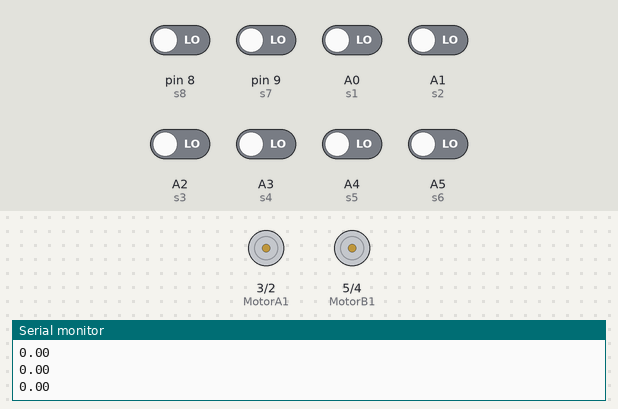
Bench run of a sketch on a simulated Arduino Uno, built with avr-gcc and run on an emulated ATmega328P. On the bench: motor-driver pin pairs drawn as motors (green arrow = first pin HIGH = forward, orange = second pin HIGH = backward, longer = more drive, scaled by the enable pin), the last lines printed to the serial monitor. Inputs (shaded band) come from the test bench; at power-on: A0 (s1), A1 (s2), A2 (s3), A3 (s4), A4 (s5), A5 (s6), pin 8 (s8), pin 9 (s7) LOW.

Above: at 1.2 s.
1.3 s: pin 8 (s8) driven HIGH
At 2.1 s:
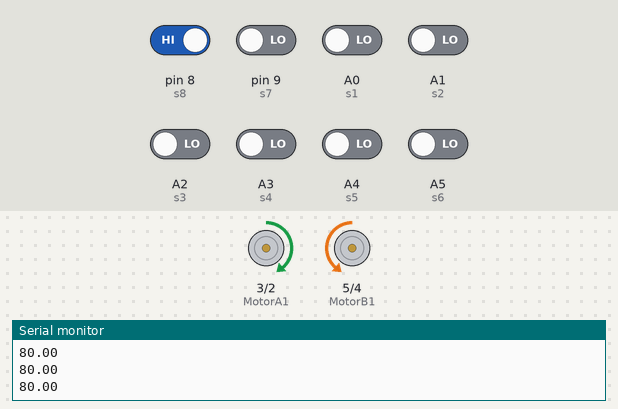
2.8 s: A0 (s1) driven HIGH
At 3.9 s:
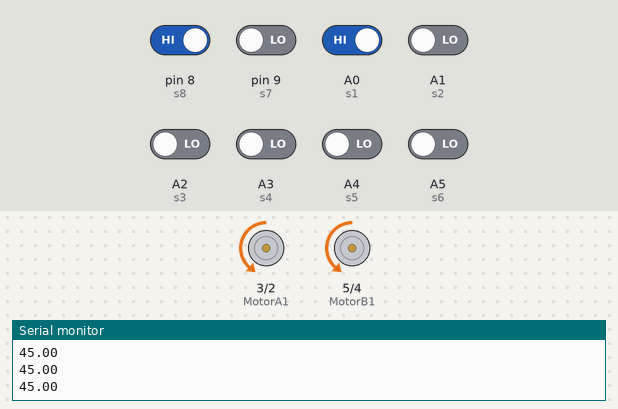
4.3 s: pin 9 (s7) driven HIGH
At 5.0 s:
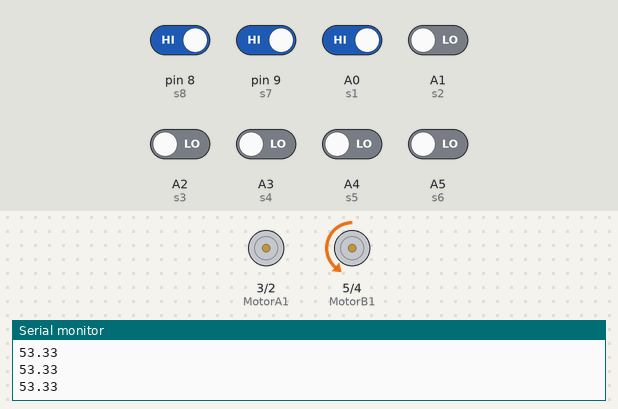
5.8 s: pin 8 (s8) driven LOW
At 6.2 s:
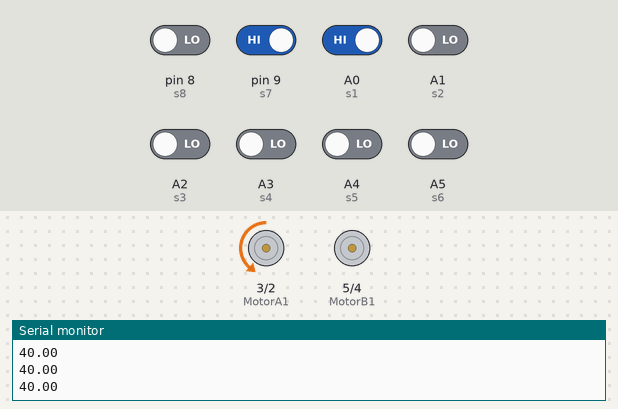
7.3 s: pin 9 (s7) driven LOW
At 8.5 s:
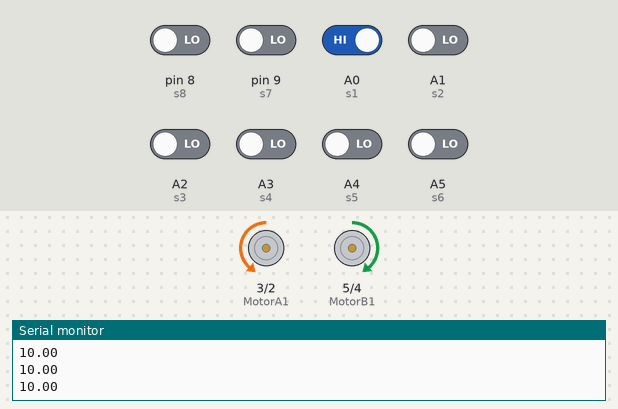
8.8 s: A0 (s1) driven LOW
Timing chart, 0 to 11.3 s (numbered marks = the images above; inputs shaded):
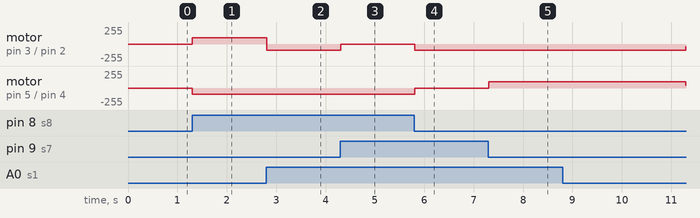

The sketch:

last__1_.ino
```cpp
//Motor left
int enableA = 10;
int MotorA1 = 3;
int MotorA2 = 2;

//Motor right
int enableB = 11;
int MotorB1 = 5;
int MotorB2 = 4;


//sensor
int s1 = A0;
int s2 = A1;
int s3 = A2;
int s4 = A3;
int s5 = A4;
int s6 = A5;
int s7 = 9;
int s8 = 8;

bool first=false;
bool secoend=false;
int handler=0;
int sensorValue[]={0,0,0,0,0,0,0,0};
void setup() {

  //Serial.begin (9600);
  //configure pin modes
  pinMode (enableA, OUTPUT);
  pinMode (MotorA1, OUTPUT);
  pinMode (MotorA2, OUTPUT);

  pinMode (enableB, OUTPUT);
  pinMode (MotorB1, OUTPUT);
  pinMode (MotorB2, OUTPUT);

  pinMode (s1, INPUT);
  pinMode (s2, INPUT);
  pinMode (s3, INPUT);
  pinMode (s4, INPUT);
  pinMode (s5, INPUT);
  pinMode (s6, INPUT);
  pinMode (s7, INPUT);
  pinMode (s8, INPUT);
  Serial.begin(9600);

}

void readSensors()
{
  sensorValue[0]=digitalRead(s1);
  sensorValue[1]=digitalRead(s2);
  sensorValue[2]=digitalRead(s3);
  sensorValue[3]=digitalRead(s4);
  sensorValue[4]=digitalRead(s5);
  sensorValue[5]=digitalRead(s6);
  sensorValue[6]=digitalRead(s7);
  sensorValue[7]=digitalRead(s8);

}

void stop()
{
    digitalWrite (MotorA1, LOW);
    digitalWrite (MotorB1, LOW);

    digitalWrite (MotorA2, LOW);
    digitalWrite (MotorB2, LOW);
}

void goLeft()
{

    digitalWrite (MotorA1, LOW);
    digitalWrite (MotorB1, LOW);
    digitalWrite (MotorA2, LOW);
    digitalWrite (MotorB2, HIGH);
    //delay(10);
}

void turnLeft()
{
    digitalWrite (MotorA1, HIGH);
    digitalWrite (MotorB1, LOW);
    digitalWrite (MotorA2, LOW);
    digitalWrite (MotorB2, HIGH);
}

void goRight()
{
    digitalWrite (MotorA1, LOW);
    digitalWrite (MotorB1, LOW);
    digitalWrite (MotorA2, HIGH);
    digitalWrite (MotorB2, LOW);
    //delay(10);
}
void turnRight()
{
    digitalWrite (MotorA1, LOW);
    digitalWrite (MotorB1, HIGH);
    digitalWrite (MotorA2, HIGH);
    digitalWrite (MotorB2, LOW);
}

void goFront()
{
    digitalWrite (MotorA1, LOW);
    digitalWrite (MotorB1, LOW);
    digitalWrite (MotorA2, HIGH);
    digitalWrite (MotorB2, HIGH);
}

void goBack()
{
    digitalWrite (MotorA1, HIGH);
    digitalWrite (MotorB1, HIGH);
    digitalWrite (MotorA2, LOW);
    digitalWrite (MotorB2, LOW);
}


void only_p()
{
    readSensors();
    float sum=0;
    float track=0;
    float avg=0;
    for(int i=0 ;i<8;i++)
    {
      sum=sum+(sensorValue[i]*10*(i+1));


      if(sensorValue[i]==1)
      {
        track++;
      }
    }
    if(track!=0)
    {
      avg=(sum/track);
    }else{
      avg=0;
    }

//    if(avg<42 && avg>40)
//    {
//      goRight();
//    }
//    else if(avg>48 && avg<50)
//    {
//      goLeft();
//    }
//
//  if(avg==270){
//    stop();
//  }
    if(avg==0 && first==true)
    {
      analogWrite (enableA, 40);
      analogWrite (enableB, 40);
      turnRight();
      //delay(50);
      //first==false;
      //Serial.println("r8" );
    }
    else if(avg==0 && secoend==true)
    {
//      analogWrite (enableA, 40);
//      analogWrite (enableB, 40);
      turnLeft();
      //delay(50);
      //Serial.println("left" );
    }
    else if(avg<=20 )
    {
//      analogWrite (enableA, 55);
//      analogWrite (enableB, 55);
      turnRight();
      first=true;
      secoend=false;
    }
   else if(avg<=42 )
    {
//      analogWrite (enableA, 50);
//      analogWrite (enableB, 50);
      goRight();
      first=true;
      secoend=false;
    }

    else if(avg>=67 )
    {
//      analogWrite (enableA, 55);
//      analogWrite (enableB, 55);
      turnLeft();
      first=false;
      secoend=true;
    }
    else if(avg>=47 )
    {
//      analogWrite (enableA, 50);
//      analogWrite (enableB, 50);
      goLeft();
      first=false;
      secoend=true;
    }
    else if(avg>42 && avg<47)
    {
      goFront();

    }
//     else if(avg<42 && avg>40)
//    {
//      goRight();
//    }
//    else if(avg>48 && avg<50)
//    {
//      goLeft();
//    }

    Serial.println(avg );

}

void loop() {

  analogWrite (enableA, 95);
  analogWrite (enableB, 95);
  //goFront();
  only_p();

 // goLeft();
  //goLeft();
  //digitalRead(s1);
}
```

Measured:
- after the input at 1.3 s, motor on pin 3 (MotorA1) / pin 2 (MotorA2): stopped → forward 95/255 at once; motor on pin 5 (MotorB1) / pin 4 (MotorB2): stopped → backward 95/255 at once
- after the input at 2.8 s, motor on pin 3 (MotorA1) / pin 2 (MotorA2): forward 95/255 → backward 95/255 at once
- after the input at 4.3 s, motor on pin 3 (MotorA1) / pin 2 (MotorA2): backward 95/255 → stopped at once
- after the input at 5.8 s, motor on pin 3 (MotorA1) / pin 2 (MotorA2): stopped → backward 95/255 at once; motor on pin 5 (MotorB1) / pin 4 (MotorB2): backward 95/255 → stopped at once
- after the input at 7.3 s, motor on pin 5 (MotorB1) / pin 4 (MotorB2): stopped → forward 95/255 at once
- after the input at 8.8 s, motor on pin 3 (MotorA1) / pin 2 (MotorA2): backward 95/255 → backward 40/255 after 2.5 s; motor on pin 5 (MotorB1) / pin 4 (MotorB2): forward 95/255 → forward 40/255 after 2.5 s
